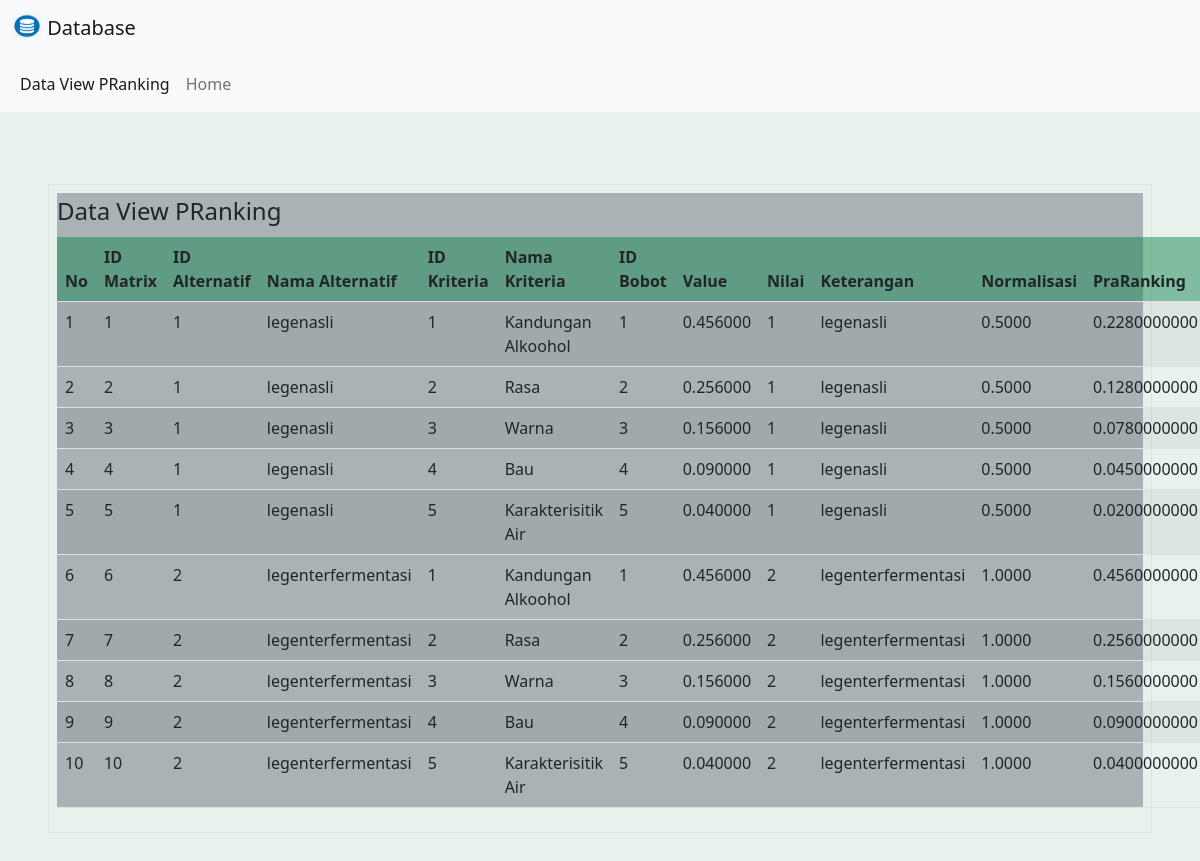
Screenshot of /data/dataViewPRanking.php with the database file from the repository.
### tables this page shows
CREATE TABLE IF NOT EXISTS `matrixkeputusan` (
  `idmatrix` int NOT NULL AUTO_INCREMENT,
  `idalternatif` int DEFAULT NULL,
  `idbobot` int DEFAULT NULL,
  `idskala` int DEFAULT NULL,
  PRIMARY KEY (`idmatrix`),
  KEY `FK__alternatif` (`idalternatif`),
  KEY `FK__bobot` (`idbobot`),
  KEY `FK__skala` (`idskala`),
  CONSTRAINT `FK__alternatif` FOREIGN KEY (`idalternatif`) REFERENCES `alternatif` (`idalternatif`),
  CONSTRAINT `FK__bobot` FOREIGN KEY (`idbobot`) REFERENCES `bobot` (`idbobot`),
  CONSTRAINT `FK__skala` FOREIGN KEY (`idskala`) REFERENCES `skala` (`idskala`)
);

### data/dataViewPRanking.php (the view, shortened to what this page needs)
<!doctype html>
<html lang="en">
  <head>
    <link href="https://cdn.jsdelivr.net/npm/bootstrap@5.2.2/dist/css/bootstrap.min.css" rel="stylesheet">
  </head>
  <body class="bg-success bg-opacity-10">
<nav class="navbar bg-light">
        <div class="container-fluid">
          <a class="navbar-brand" href="#">
            <img src="logo.jpeg" alt="Logo" width="30" height="24" class="d-inline-block align-text-top">
            Database
          </a>
        </div>
      </nav>
      <nav class="navbar navbar-expand-lg bg-light">
        <div class="container-fluid">
          <div class="collapse navbar-collapse" id="navbarSupportedContent">
            <ul class="navbar-nav me-auto mb-2 mb-lg-0">
              <li class="nav-item">
                <a class="nav-link active" aria-current="page" href="#">Data View PRanking</a>
              </li>
              <li class="nav-item">
                <a class="nav-link " aria-current="page" href="home.html" target="_blank">Home</a>
              </li>
            </ul>
          </div>
        </div>
      </nav>
<div class="p-5">
<br>
    <fieldset class="border p-2">
    <div class="bg-secondary  bg-opacity-50">
   <legend  class="w-auto">Data View  PRanking</legend>
   <br>
    <table class="table table-striped table-hover mx-auto w-75">
  <thead class="bg-success p-2 text-dark bg-opacity-50">
    <tr>
      <th scope="col">No</th>
      <th scope="col">ID Matrix</th>
      <th scope="col">ID Alternatif</th>
      <th scope="col">Nama Alternatif</th>
      <th scope="col">ID Kriteria</th>
      <th scope="col" >Nama Kriteria</th>
      <th scope="col">ID Bobot</th>
      <th scope="col">Value</th>
      <th scope="col">Nilai</th>
     <th scope="col">Keterangan</th>
     <th scope="col">Normalisasi</th>
     <th scope="col">PraRanking</th>
    </tr>
  </thead>
</div>
  <tbody>
  <?php
include "koneksi.php";
$no=1;
$sql="Select * from vpranking";
$a=$koneksi->query($sql);
while($b=$a->fetch_array()){
    ?>
    <tr>
        <td><?php echo $no++;?></td>
        <td><?php echo $b['idmatrix'];?></td>
        <td><?php echo $b['idalternatif']?></td>
        <td><?php echo $b['nmalternatif']?></td>
        <td><?php echo $b['idkriteria']?></td>
        <td><?php echo $b['nmkriteria']?></td>
        <td><?php echo $b['idbobot']?></td>
        <td><?php echo $b['value']?></td>
        <td><?php echo $b['nilai']?></td>
        <td><?php echo $b['keterangan']?></td>
        <td><?php echo $b['normalisasi']?></td>
        <td><?php echo $b['prarangking']?></td>
    </tr>
    <?php
} ?>
  </tbody>
</fieldset>
</div>
  </body>
</html>

### rows the page displays
matrixkeputusan: idmatrix "1", idalternatif "1", nmalternatif "legenasli", idkriteria "1", nmkriteria "Kandungan Alkoohol", idbobot "1", value "0.456000", nilai "1", keterangan "legenasli", normalisasi "0.5000", prarangking "0.2280000000"
matrixkeputusan: idmatrix "2", idalternatif "1", nmalternatif "legenasli", idkriteria "2", nmkriteria "Rasa", idbobot "2", value "0.256000", nilai "1", keterangan "legenasli", normalisasi "0.5000", prarangking "0.1280000000"
matrixkeputusan: idmatrix "3", idalternatif "1", nmalternatif "legenasli", idkriteria "3", nmkriteria "Warna", idbobot "3", value "0.156000", nilai "1", keterangan "legenasli", normalisasi "0.5000", prarangking "0.0780000000"
matrixkeputusan: idmatrix "4", idalternatif "1", nmalternatif "legenasli", idkriteria "4", nmkriteria "Bau", idbobot "4", value "0.090000", nilai "1", keterangan "legenasli", normalisasi "0.5000", prarangking "0.0450000000"
matrixkeputusan: idmatrix "5", idalternatif "1", nmalternatif "legenasli", idkriteria "5", nmkriteria "Karakterisitik Air", idbobot "5", value "0.040000", nilai "1", keterangan "legenasli", normalisasi "0.5000", prarangking "0.0200000000"
matrixkeputusan: idmatrix "6", idalternatif "2", nmalternatif "legenterfermentasi", idkriteria "1", nmkriteria "Kandungan Alkoohol", idbobot "1", value "0.456000", nilai "2", keterangan "legenterfermentasi", normalisasi "1.0000", prarangking "0.4560000000"
matrixkeputusan: idmatrix "7", idalternatif "2", nmalternatif "legenterfermentasi", idkriteria "2", nmkriteria "Rasa", idbobot "2", value "0.256000", nilai "2", keterangan "legenterfermentasi", normalisasi "1.0000", prarangking "0.2560000000"
matrixkeputusan: idmatrix "8", idalternatif "2", nmalternatif "legenterfermentasi", idkriteria "3", nmkriteria "Warna", idbobot "3", value "0.156000", nilai "2", keterangan "legenterfermentasi", normalisasi "1.0000", prarangking "0.1560000000"
matrixkeputusan: idmatrix "9", idalternatif "2", nmalternatif "legenterfermentasi", idkriteria "4", nmkriteria "Bau", idbobot "4", value "0.090000", nilai "2", keterangan "legenterfermentasi", normalisasi "1.0000", prarangking "0.0900000000"
matrixkeputusan: idmatrix "10", idalternatif "2", nmalternatif "legenterfermentasi", idkriteria "5", nmkriteria "Karakterisitik Air", idbobot "5", value "0.040000", nilai "2", keterangan "legenterfermentasi", normalisasi "1.0000", prarangking "0.0400000000"
